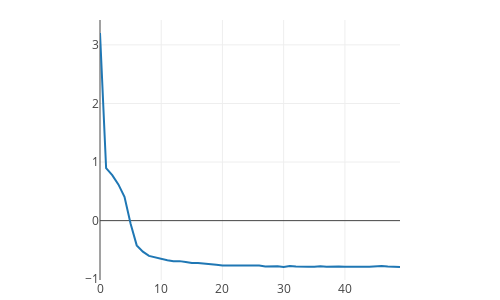

Notebook code for this chart:
### Markdown cell above
## Train the VAE

### Code cell
history = vae.fit(points, epochs=50, shuffle=True, verbose=0)
data = [go.Scatter(y=history.history['loss'])]
iplot(go.Figure(data=data, layout=layout), config=config)

### Figure 1 — Plotly figure (JSON) as saved in the notebook; plotly's stock layout.template omitted (floating-point values rounded to 4 significant figures)
{"data": [{"type": "scatter", "y": [3.203, 0.8951, 0.777, 0.6185, 0.4057, -0.05334, -0.4227, -0.5301, -0.6022, -0.6287, -0.6614, -0.6775, -0.6913, -0.6914, -0.7052, -0.7239, -0.7237, -0.7304, -0.7375, -0.7539, -0.7656, -0.7656, -0.7634, -0.7732, -0.7671, -0.7664, -0.7663, -0.7819, -0.7785, -0.7779, -0.7915, -0.7763, -0.783, -0.7905, -0.7864, -0.7867, -0.7789, -0.7868, -0.779, -0.7817, -0.7863, -0.7897, -0.7893, -0.7888, -0.7862, -0.7767, -0.775, -0.784, -0.7884, -0.7895]}], "layout": {"height": 300, "margin": {"b": 20, "l": 100, "r": 100, "t": 20}, "showlegend": false, "width": 500}}
